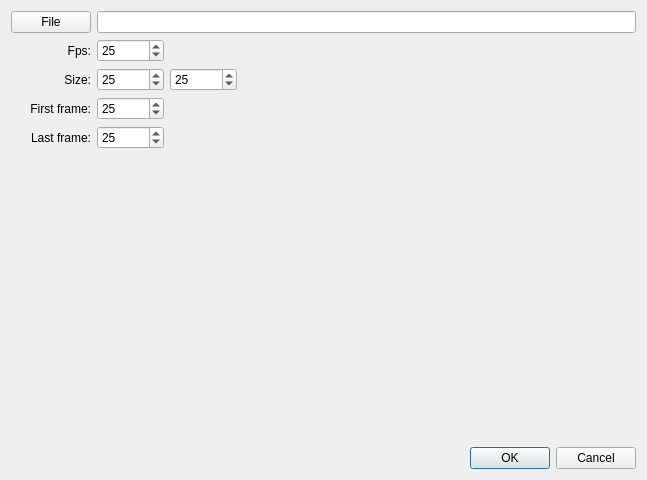
<?xml version="1.0" encoding="UTF-8"?>
<ui version="4.0">
 <class>aviSettingsWnd</class>
 <widget class="QDialog" name="aviSettingsWnd">
  <property name="windowModality">
   <enum>Qt::WindowModal</enum>
  </property>
  <property name="geometry">
   <rect>
    <x>0</x>
    <y>0</y>
    <width>647</width>
    <height>480</height>
   </rect>
  </property>
  <property name="windowTitle">
   <string>Avi settings</string>
  </property>
  <layout class="QVBoxLayout" name="verticalLayout">
   <item>
    <layout class="QGridLayout" name="gridLayout">
     <item row="0" column="0">
      <widget class="QPushButton" name="selectFileButton">
       <property name="text">
        <string>File</string>
       </property>
      </widget>
     </item>
     <item row="0" column="1" colspan="3">
      <widget class="QLineEdit" name="fileNameEdit"/>
     </item>
     <item row="1" column="0">
      <widget class="QLabel" name="label">
       <property name="text">
        <string>Fps:</string>
       </property>
       <property name="alignment">
        <set>Qt::AlignRight|Qt::AlignTrailing|Qt::AlignVCenter</set>
       </property>
      </widget>
     </item>
     <item row="1" column="1">
      <widget class="QSpinBox" name="fpsSpinBox">
       <property name="minimum">
        <number>1</number>
       </property>
       <property name="value">
        <number>25</number>
       </property>
      </widget>
     </item>
     <item row="1" column="3">
      <spacer name="horizontalSpacer">
       <property name="orientation">
        <enum>Qt::Horizontal</enum>
       </property>
       <property name="sizeHint" stdset="0">
        <size>
         <width>40</width>
         <height>20</height>
        </size>
       </property>
      </spacer>
     </item>
     <item row="2" column="0">
      <widget class="QLabel" name="label_2">
       <property name="text">
        <string>Size:</string>
       </property>
       <property name="alignment">
        <set>Qt::AlignRight|Qt::AlignTrailing|Qt::AlignVCenter</set>
       </property>
      </widget>
     </item>
     <item row="2" column="1">
      <widget class="QSpinBox" name="widthSpinBox">
       <property name="minimum">
        <number>4</number>
       </property>
       <property name="maximum">
        <number>100000</number>
       </property>
       <property name="value">
        <number>25</number>
       </property>
      </widget>
     </item>
     <item row="2" column="2">
      <widget class="QSpinBox" name="heightSpinBox">
       <property name="minimum">
        <number>4</number>
       </property>
       <property name="maximum">
        <number>100000</number>
       </property>
       <property name="value">
        <number>25</number>
       </property>
      </widget>
     </item>
     <item row="2" column="3">
      <spacer name="horizontalSpacer_2">
       <property name="orientation">
        <enum>Qt::Horizontal</enum>
       </property>
       <property name="sizeHint" stdset="0">
        <size>
         <width>40</width>
         <height>20</height>
        </size>
       </property>
      </spacer>
     </item>
     <item row="3" column="0">
      <widget class="QLabel" name="label_3">
       <property name="text">
        <string>First frame:</string>
       </property>
       <property name="alignment">
        <set>Qt::AlignRight|Qt::AlignTrailing|Qt::AlignVCenter</set>
       </property>
      </widget>
     </item>
     <item row="3" column="1">
      <widget class="QSpinBox" name="firstFrameSpinBox">
       <property name="minimum">
        <number>1</number>
       </property>
       <property name="maximum">
        <number>10000000</number>
       </property>
       <property name="value">
        <number>25</number>
       </property>
      </widget>
     </item>
     <item row="3" column="3">
      <spacer name="horizontalSpacer_3">
       <property name="orientation">
        <enum>Qt::Horizontal</enum>
       </property>
       <property name="sizeHint" stdset="0">
        <size>
         <width>40</width>
         <height>20</height>
        </size>
       </property>
      </spacer>
     </item>
     <item row="4" column="0">
      <widget class="QLabel" name="label_4">
       <property name="text">
        <string>Last frame:</string>
       </property>
       <property name="alignment">
        <set>Qt::AlignRight|Qt::AlignTrailing|Qt::AlignVCenter</set>
       </property>
      </widget>
     </item>
     <item row="4" column="1">
      <widget class="QSpinBox" name="lastFrameSpinBox">
       <property name="minimum">
        <number>1</number>
       </property>
       <property name="maximum">
        <number>1000000000</number>
       </property>
       <property name="value">
        <number>25</number>
       </property>
      </widget>
     </item>
     <item row="4" column="3">
      <spacer name="horizontalSpacer_4">
       <property name="orientation">
        <enum>Qt::Horizontal</enum>
       </property>
       <property name="sizeHint" stdset="0">
        <size>
         <width>40</width>
         <height>20</height>
        </size>
       </property>
      </spacer>
     </item>
    </layout>
   </item>
   <item>
    <spacer name="verticalSpacer">
     <property name="orientation">
      <enum>Qt::Vertical</enum>
     </property>
     <property name="sizeHint" stdset="0">
      <size>
       <width>20</width>
       <height>296</height>
      </size>
     </property>
    </spacer>
   </item>
   <item>
    <widget class="QDialogButtonBox" name="buttonBox">
     <property name="orientation">
      <enum>Qt::Horizontal</enum>
     </property>
     <property name="standardButtons">
      <set>QDialogButtonBox::Cancel|QDialogButtonBox::Ok</set>
     </property>
    </widget>
   </item>
  </layout>
 </widget>
 <resources/>
 <connections>
  <connection>
   <sender>buttonBox</sender>
   <signal>accepted()</signal>
   <receiver>aviSettingsWnd</receiver>
   <slot>accept()</slot>
   <hints>
    <hint type="sourcelabel">
     <x>248</x>
     <y>254</y>
    </hint>
    <hint type="destinationlabel">
     <x>157</x>
     <y>274</y>
    </hint>
   </hints>
  </connection>
  <connection>
   <sender>buttonBox</sender>
   <signal>rejected()</signal>
   <receiver>aviSettingsWnd</receiver>
   <slot>reject()</slot>
   <hints>
    <hint type="sourcelabel">
     <x>316</x>
     <y>260</y>
    </hint>
    <hint type="destinationlabel">
     <x>286</x>
     <y>274</y>
    </hint>
   </hints>
  </connection>
 </connections>
</ui>
